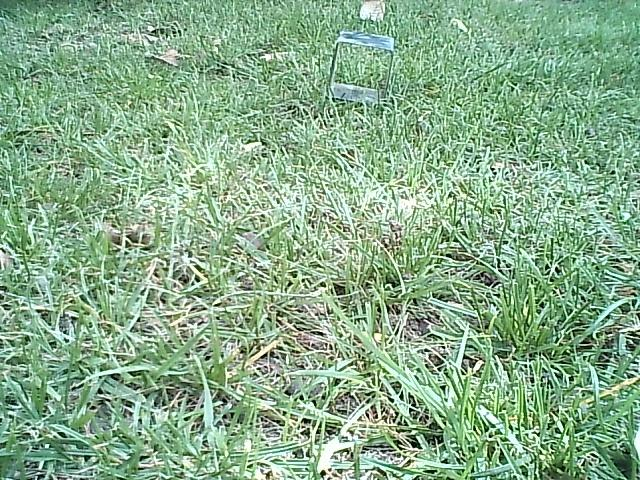
#> input picture YoloTrain/train/images/004_grass.png, 640 x 480 px, found by its file name; its folder holds only this picture in this run
$ python FuntionDataSet.py
#> lines starting #> are read from the running program, lines starting #| are printed output that depends on the picture
#> in process_images, image is the input picture: shape (480, 640, 3); mean B, G, R 140, 172.9, 136.9
import cv2
import os
import shutil

def apply_clahe_gaussian(image):
    # Separar los canales de la imagen en color
    b, g, r = cv2.split(image)
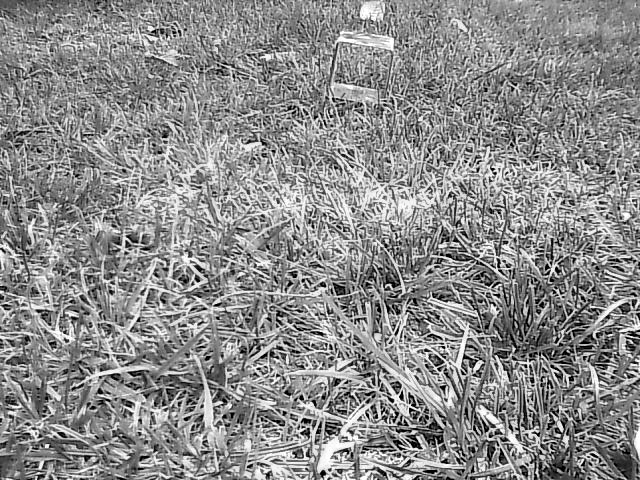
#> b: shape (480, 640); min 0, max 255, mean 140
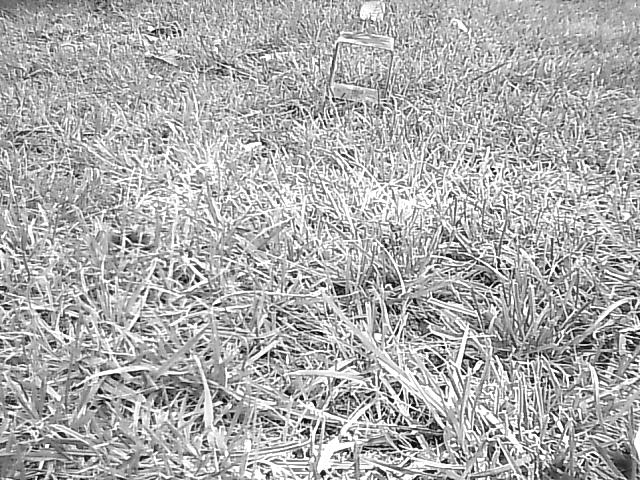
#> g: shape (480, 640); min 0, max 255, mean 172.9
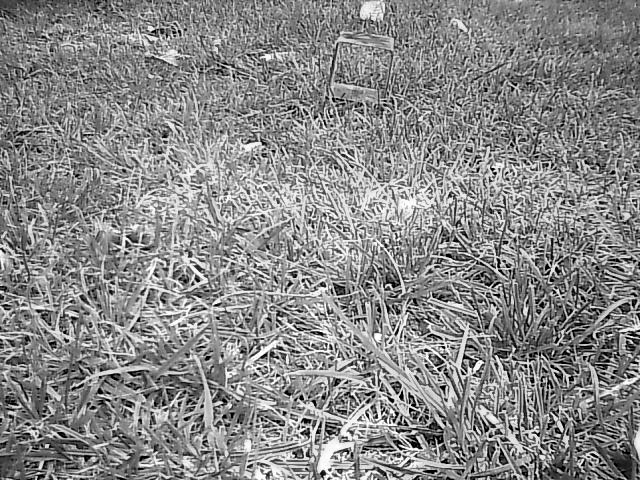
#> r: shape (480, 640); min 0, max 255, mean 136.9

    # Aplicar el ecualizador CLAHE a cada canal
    clahe = cv2.createCLAHE(clipLimit=2.0, tileGridSize=(5, 5))
    b_clahe = clahe.apply(b)
    g_clahe = clahe.apply(g)
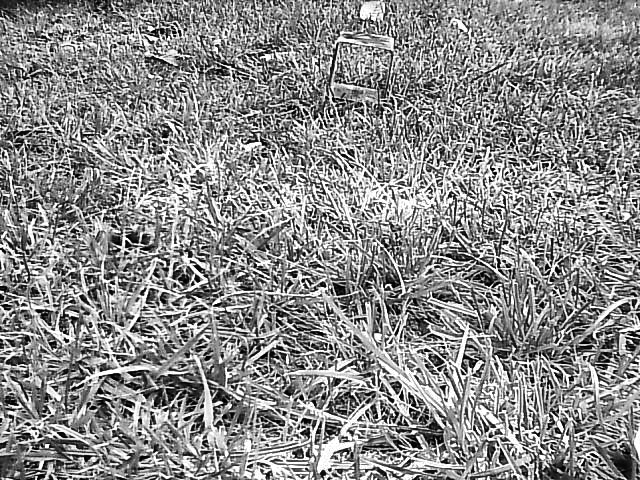
#> g_clahe: shape (480, 640); min 0, max 255, mean 139.2
    r_clahe = clahe.apply(r)
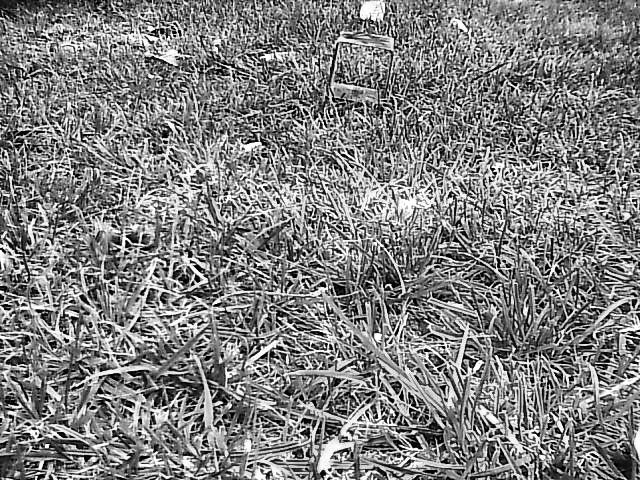
#> r_clahe: shape (480, 640); min 0, max 255, mean 127.9

    # Fusionar los canales de nuevo
    clahe_result = cv2.merge([b_clahe, g_clahe, r_clahe])
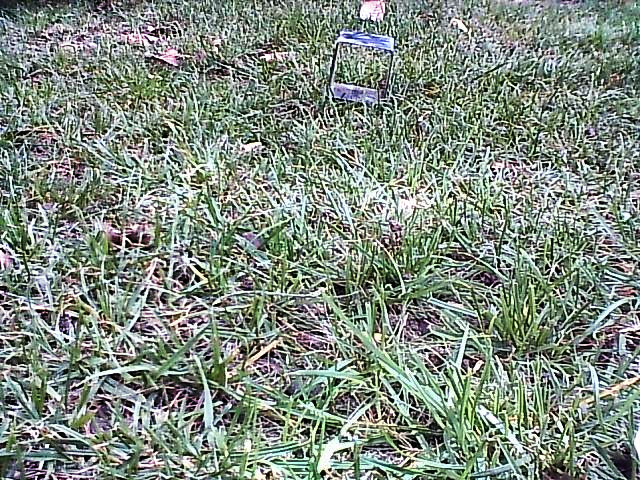
#> clahe_result: shape (480, 640, 3); mean B, G, R 128.2, 139.2, 127.9

    # Aplicar un desenfoque gaussiano
    blurred = cv2.GaussianBlur(clahe_result, (3, 3), 0)
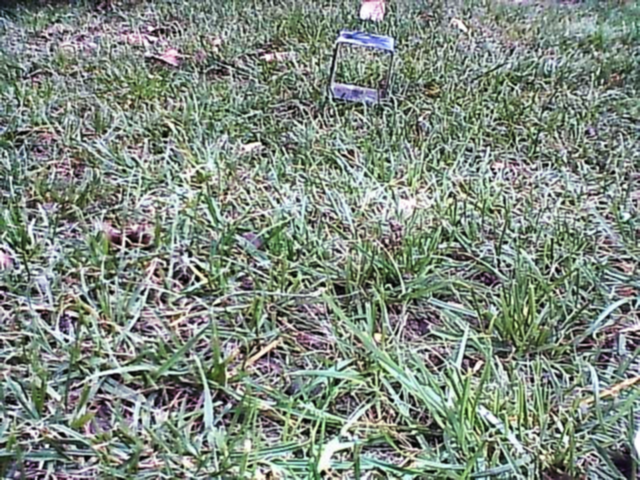
#> blurred: shape (480, 640, 3); mean B, G, R 128.2, 139.2, 128

    return blurred

def process_images(input_image_folder, input_label_folder, output_image_folder, output_label_folder):
    # Crear las carpetas de salida si no existen
    if not os.path.exists(output_image_folder):
        os.makedirs(output_image_folder)
    if not os.path.exists(output_label_folder):
        os.makedirs(output_label_folder)

    # Lista de imágenes en la carpeta de entrada
    image_files = [f for f in os.listdir(input_image_folder) if f.endswith('.png')]

    for image_file in image_files:
        # Leer la imagen en color
        image_path = os.path.join(input_image_folder, image_file)
        image = cv2.imread(image_path)

        # Aplicar la función a la imagen
        processed_image = apply_clahe_gaussian(image)

        # Guardar la imagen procesada en la carpeta de salida
        output_image_path = os.path.join(output_image_folder, image_file)
        cv2.imwrite(output_image_path, processed_image)

        # Copiar el archivo de etiqueta correspondiente
        label_file = image_file.replace('.png', '.txt')
        label_path = os.path.join(input_label_folder, label_file)
        output_label_path = os.path.join(output_label_folder, label_file)

        shutil.copy(label_path, output_label_path)

def main():
    input_image_folder = "/home/hackbrian/gitProyects/Seeker_ComputerVision/YoloTrain/train/images"
    input_label_folder = "/home/hackbrian/gitProyects/Seeker_ComputerVision/YoloTrain/train/labels"
    output_image_folder = "/home/hackbrian/gitProyects/Seeker_ComputerVision/YoloTrainV2/train/images"
    output_label_folder = "/home/hackbrian/gitProyects/Seeker_ComputerVision/YoloTrainV2/train/labels"

    process_images(input_image_folder, input_label_folder, output_image_folder, output_label_folder)

if __name__ == "__main__":
    main()

$ run again, on YoloTrain/train/images/017_grass.png
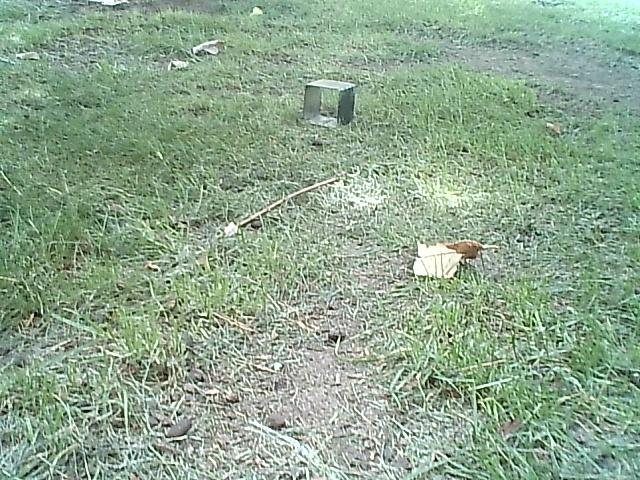
#> input picture YoloTrain/train/images/017_grass.png, 640 x 480 px, found by its file name
#> in process_images, image is the input picture: shape (480, 640, 3); mean B, G, R 142.3, 166.5, 142.1
#> in apply_clahe_gaussian, `b, g, r = cv2.split(image)`:
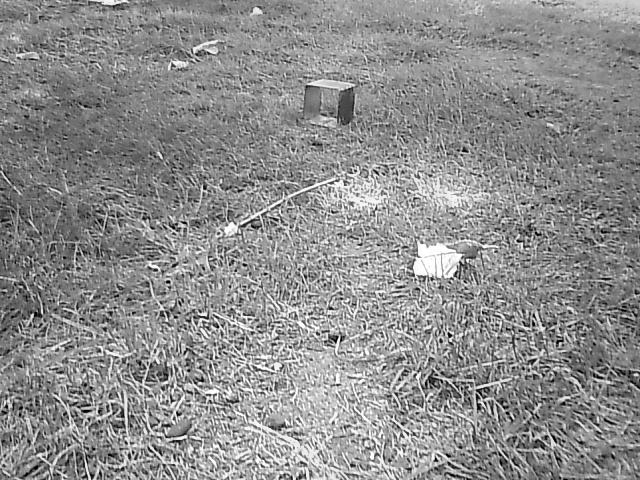
#> r: shape (480, 640); min 0, max 255, mean 142.1
#> in apply_clahe_gaussian, `blurred = cv2.GaussianBlur(clahe_result, (3, 3), 0)`:
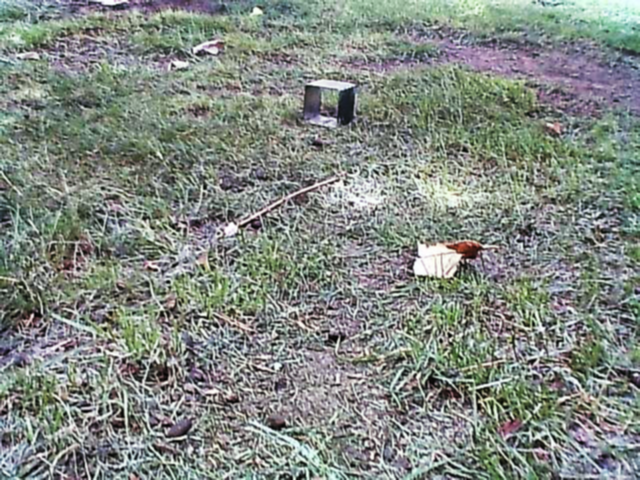
#> blurred: shape (480, 640, 3); mean B, G, R 130.7, 137.2, 130.4

$ run again, on YoloTrain/train/images/025_ground.png
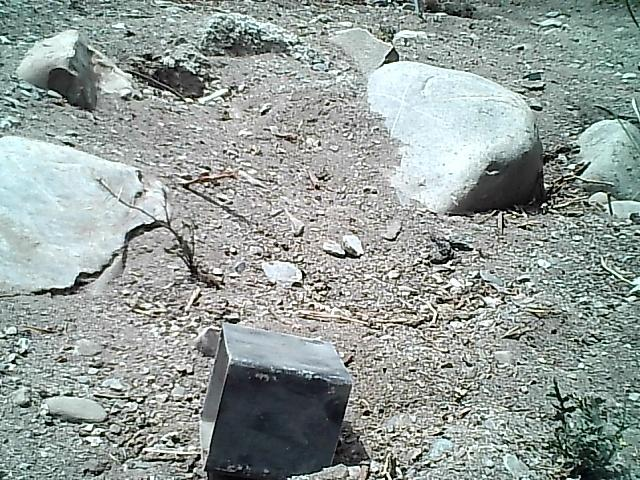
#> input picture YoloTrain/train/images/025_ground.png, 640 x 480 px, found by its file name
#> in process_images, image is the input picture: shape (480, 640, 3); mean B, G, R 154.3, 157.8, 148
#> in apply_clahe_gaussian, `b, g, r = cv2.split(image)`:
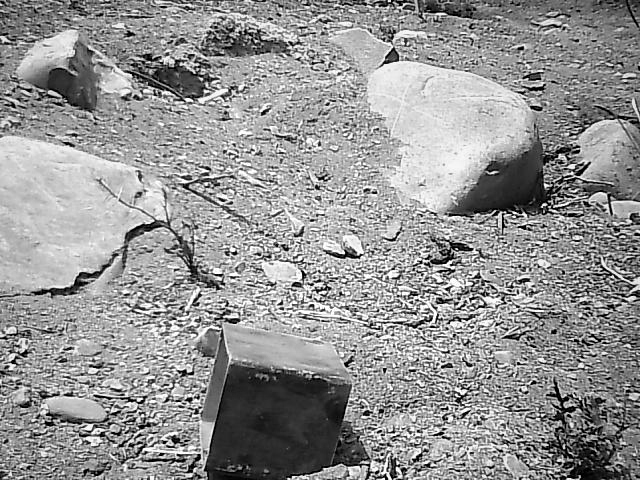
#> r: shape (480, 640); min 0, max 255, mean 148
#> in apply_clahe_gaussian, `blurred = cv2.GaussianBlur(clahe_result, (3, 3), 0)`:
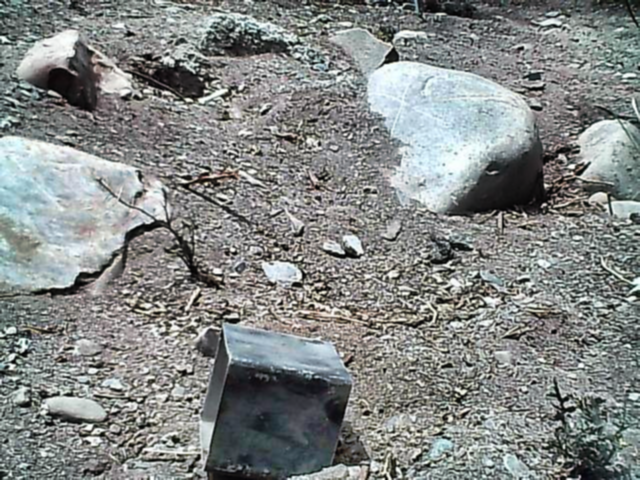
#> blurred: shape (480, 640, 3); mean B, G, R 134.1, 135.7, 132

$ run again, on YoloTrain/train/images/006_grass.png
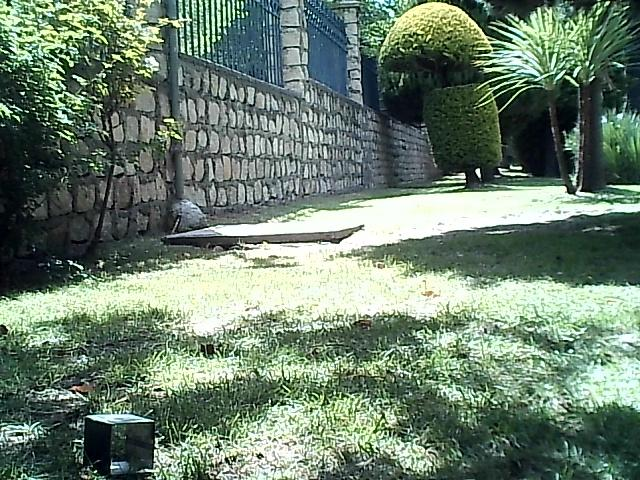
#> input picture YoloTrain/train/images/006_grass.png, 640 x 480 px, found by its file name
#> in process_images, image is the input picture: shape (480, 640, 3); mean B, G, R 110.5, 127.7, 108.2
#> in apply_clahe_gaussian, `blurred = cv2.GaussianBlur(clahe_result, (3, 3), 0)`:
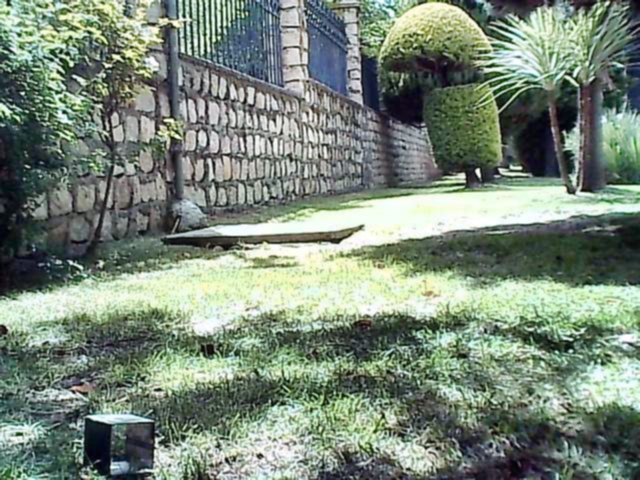
#> blurred: shape (480, 640, 3); mean B, G, R 121.3, 136, 122
